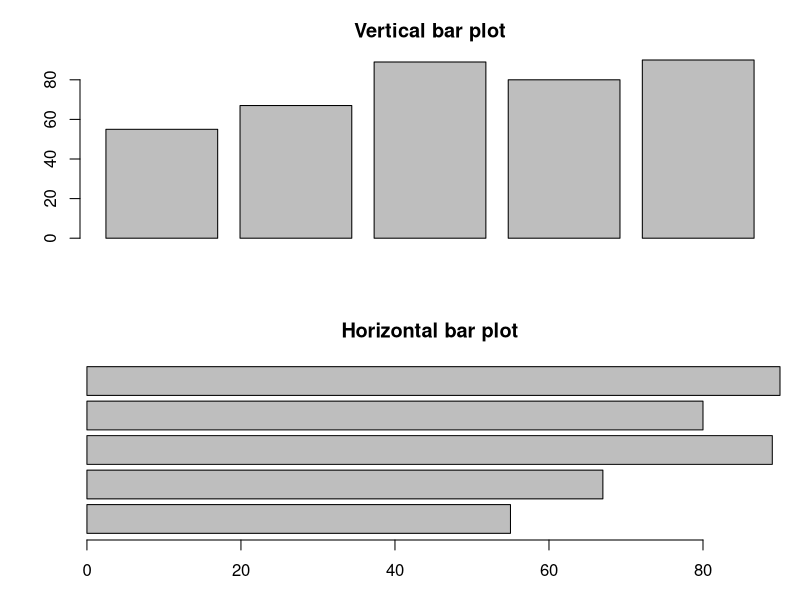

Source code (R):
# Experiment 14 - Bar Plots
a <- c(55, 67, 89, 80, 90)
par(mfrow = c(2, 1), mar = c(3, 4, 3, 1))
barplot(a, main = "Vertical bar plot")
barplot(a, horiz = TRUE, main = "Horizontal bar plot")
par(mfrow = c(1, 1))
